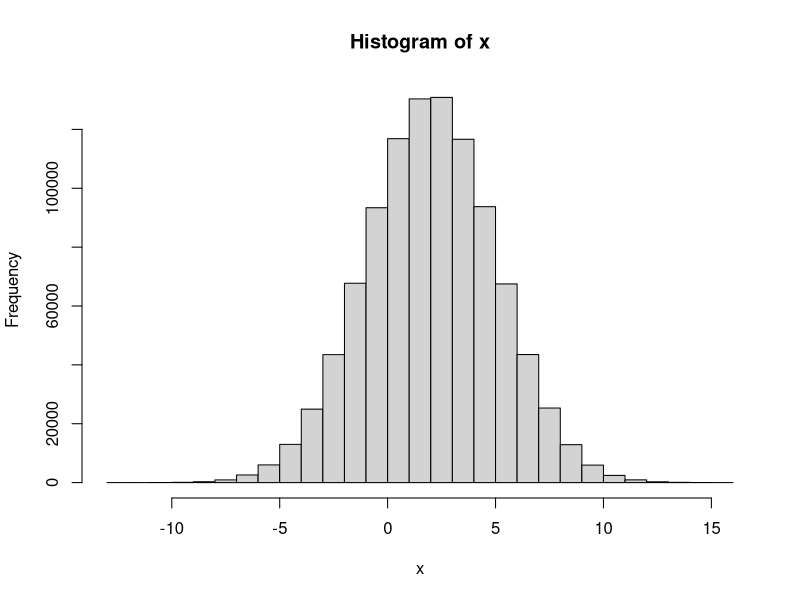
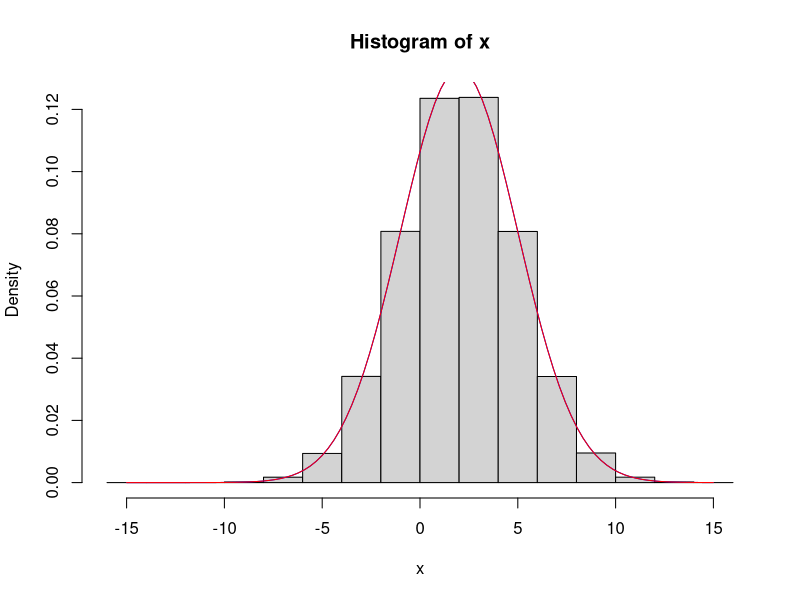
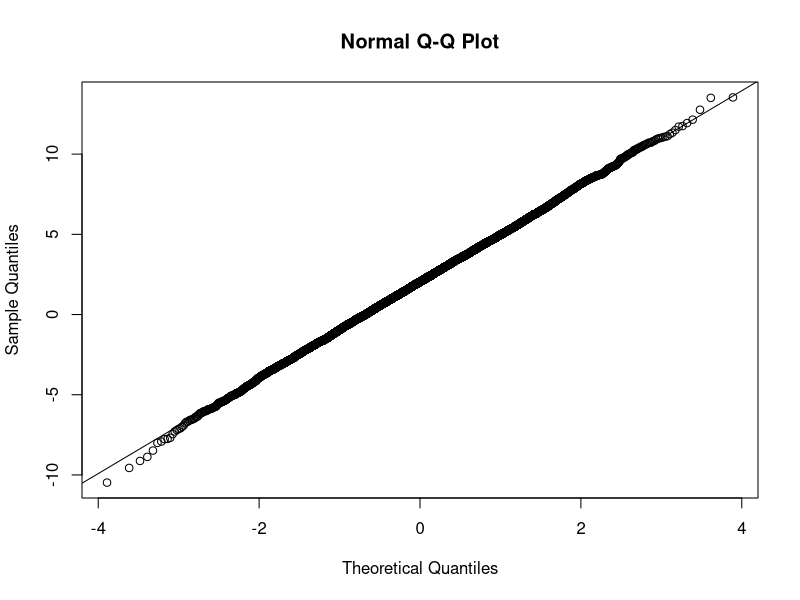
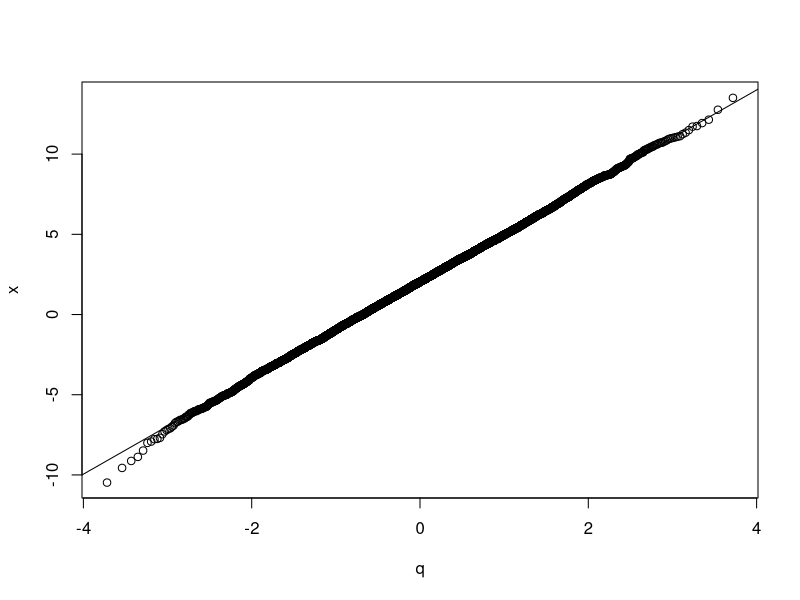
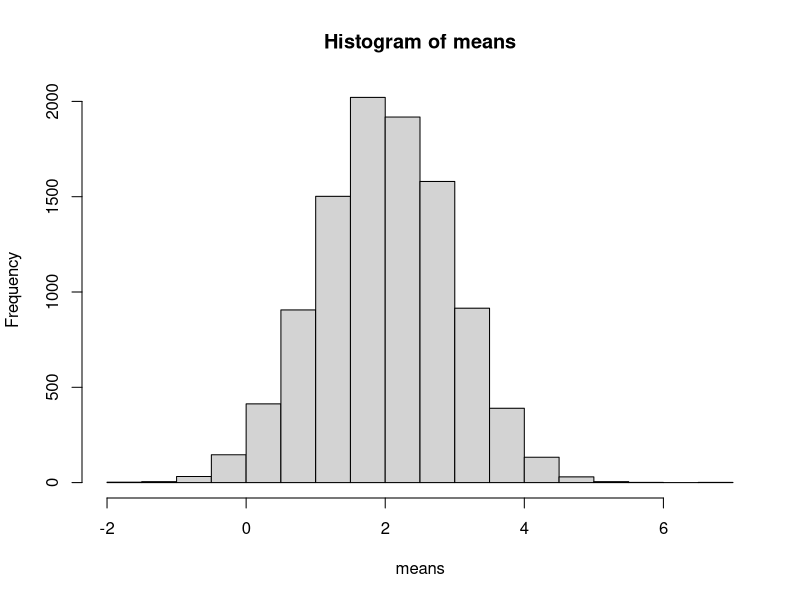
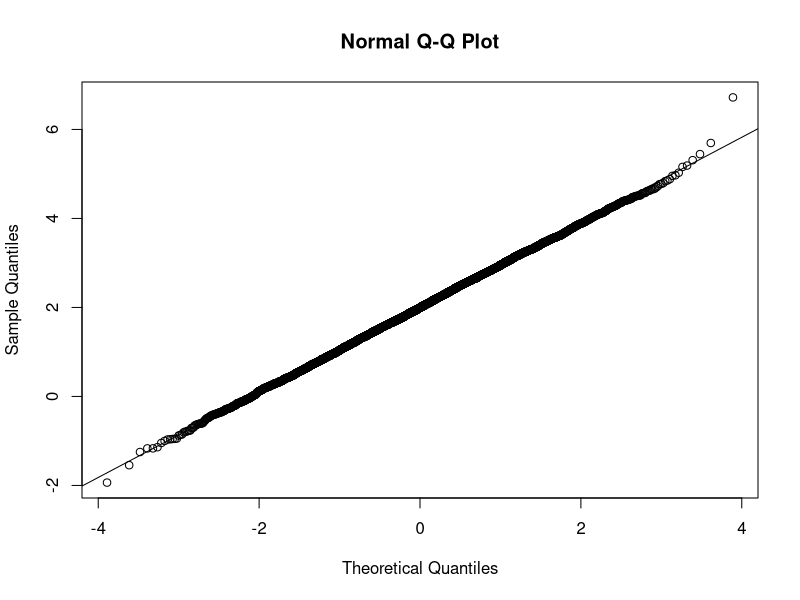

These figures' R source, in order:
## ---- chunk 1
knitr::opts_chunk$set(echo = TRUE)
## ---- chunk 2
rnorm(n = 10, mean = 2, sd = 3)
## ---- chunk 3
x = rnorm(n = 1000000, mean = 2, sd = 3)
hist(x)
## ---- chunk 4
mean(x)
sd(x)
## ---- chunk 5
x = rnorm(n = 1000000, mean = 2, sd = 3)
hist(x, freq = FALSE) # with freq = FALSE, the area of the histogram will be 1
xx = seq(-15, 15, length.out = 100) # 100 values between -15 and 15
lines(xx, dnorm(xx, mean = mean(x), sd = sd(x)), col="blue") # using mean and sd from sample
lines(xx, dnorm(xx, mean = 2, sd = 3), col="red") # using mean and sd of population
## ---- chunk 6
x = rnorm(n = 10000, mean = 2, sd = 3)
qqnorm(x)
qqline(x) # this just adds the line in the plot
## ---- chunk 7
x = sort(x)   # sort the values from smallest to largest
n = length(x) # number of values
p = (1:n)/n   # step 1 above
q = qnorm(p)  # step 2 above
plot(x~q)     # step 3 above
abline(mean(x), sd(x)) # Plot a line with intercept = mean(x) and slope = sd(x)
## ---- chunk 8
n_iter = 10000             # Number of iterations
mu_x = 2                   # Mean of the normal distribution (same as used above)
sd_x = 3                   # Standard deviation of the normal distribution (same as used above)
n = 10                     # Sample size
means = rep(NA, n_iter)    # An empty vector to store the means in
for(i in 1:n_iter){        # Start of the loop
  x = rnorm(n, mu_x, sd_x) # Using the same mean and sd as above
  means[i] = mean(x)       # Compute mean(x) and store it as the i'th element in vector 'means'
}                          # End of loop
## ---- chunk 9
hist(means)
## ---- chunk 10
(sem_theoretical = sd_x/sqrt(n))
(sem_simulated = sd(means)) # Standard error of the mean from the above simulation
## ---- chunk 11
qqnorm(means)
qqline(means)
